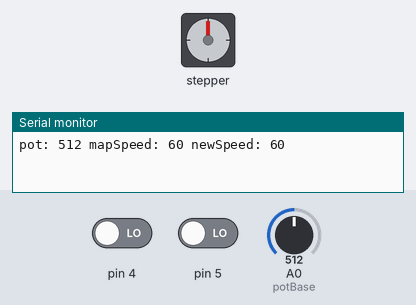
This sketch was run on a simulated Arduino Uno, built with avr-gcc and run on an emulated ATmega328P. Shown: stepper motor, the last lines printed to the serial monitor. The test bench sets the inputs (shaded band); at power-on: pin 4 LOW, A0 (potBase) = 512, pin 5 LOW. Stepper angles assume 200 steps per turn.

Above: at 1.2 s.
1.3 s: pin 4 driven HIGH
At 1.76 s:
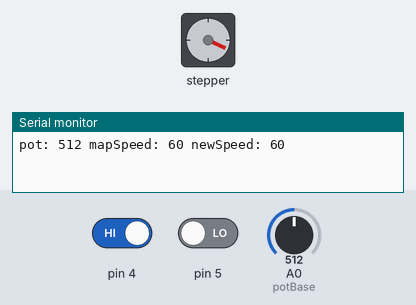
At 2.47 s:
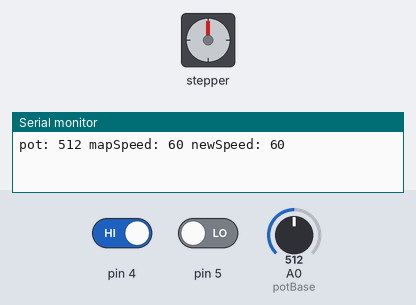
4.3 s: A0 (potBase) set to 716
At 4.88 s:
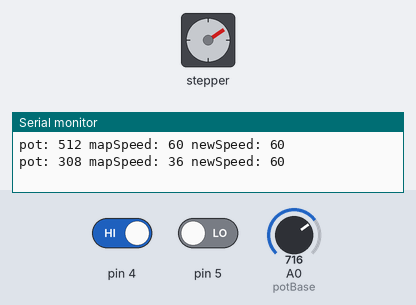
7.3 s: A0 (potBase) set to 900
10.3 s: pin 5 driven HIGH
Timing chart, 0 to 14.3 s (numbered marks = the images above; inputs shaded):
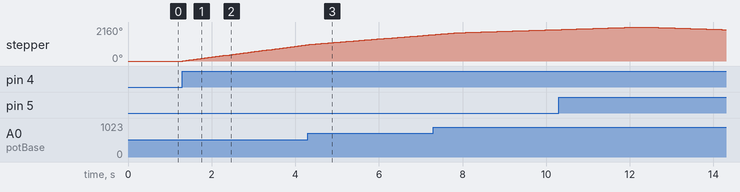

Measured:
- after the input at 1.3 s, stepper: keeps turning clockwise at about 347°/s, starting at once

The sketch:

passo.ino
```cpp
#include<Stepper.h>

#define in1 8
#define in2 9
#define in3 10
#define in4 11
#define potBase A0

int stepsPerRevolution = 200;

int valorPotBase;
int newSpeed = 60;
int mapSpeed = 0;
int oldmapSpeed = 0;
int botao1 = 0;
int botao2 = 0;

Stepper myStepper (stepsPerRevolution, in1, in3, in2, in4);

void setup() {

  pinMode(4,INPUT);
  pinMode(5,INPUT);
  // set the speed at 60 rpm:
  myStepper.setSpeed(newSpeed);
  // initialize the serial port:
  Serial.begin(9600);
}

void loop() {
  valorPotBase = analogRead(potBase);

  //valorPotBase = 1024;
  valorPotBase = map(valorPotBase,0,1024,1024,0);
  mapSpeed = map(valorPotBase,0,1024,0,120);

  botao1 = digitalRead(4);
  botao2 = digitalRead(5);

  stepsPerRevolution = 0;
  if(botao1 == HIGH){
    stepsPerRevolution = 200;
  }
  if(botao2 == HIGH){
    stepsPerRevolution = -200;
  }
  if(mapSpeed == 0)
  {
    mapSpeed = oldmapSpeed;
  }

  if(mapSpeed != oldmapSpeed)
  {
    Serial.println("pot: " + String(valorPotBase) + " mapSpeed: " + String(mapSpeed) + " newSpeed: " + String(newSpeed));
    /*if(mapSpeed <= 0){
      newSpeed = mapSpeed * -1;
      stepsPerRevolution = -200;
    }else{*/
      newSpeed = mapSpeed;
      //stepsPerRevolution = 200;
    //}
    oldmapSpeed = mapSpeed;
    myStepper.setSpeed(newSpeed);
  }

  // step one revolution  in one direction:
  //Serial.println("clockwise");
  myStepper.step(stepsPerRevolution);
  delay(50);

  // step one revolution in the other direction:
  //Serial.println("counterclockwise");
  //myStepper.step(-stepsPerRevolution);
  //delay(500);
}
```
